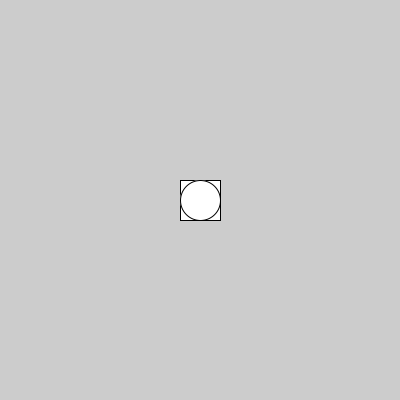
Frame 1 (no input)
Frame 60 (the mouse pressed at the canvas centre just before this capture): identical to frame 1, image omitted
Frame 120 (the mouse held since frame 60 and released just before this capture): identical to frame 1, image omitted

The Processing sketch that drew this single still picture (run headless with seeded random() and noise(); from frame 60 on, the mouse is pressed at the canvas centre):

// Processing sketch: algo_5_1_decalage
// ── algo_5_1_decalage.pde
void setup() {
  size(400,400);
}

void draw() {
  int x = width /2;
  int y = height /2;
  forme(x,y);
}

void forme(int pos_x, int pos_y) {
  int taille = 40;
  int decalage = taille / 2;
  square(pos_x - decalage, pos_y - decalage, taille);
  circle(pos_x , pos_y, taille);
}
